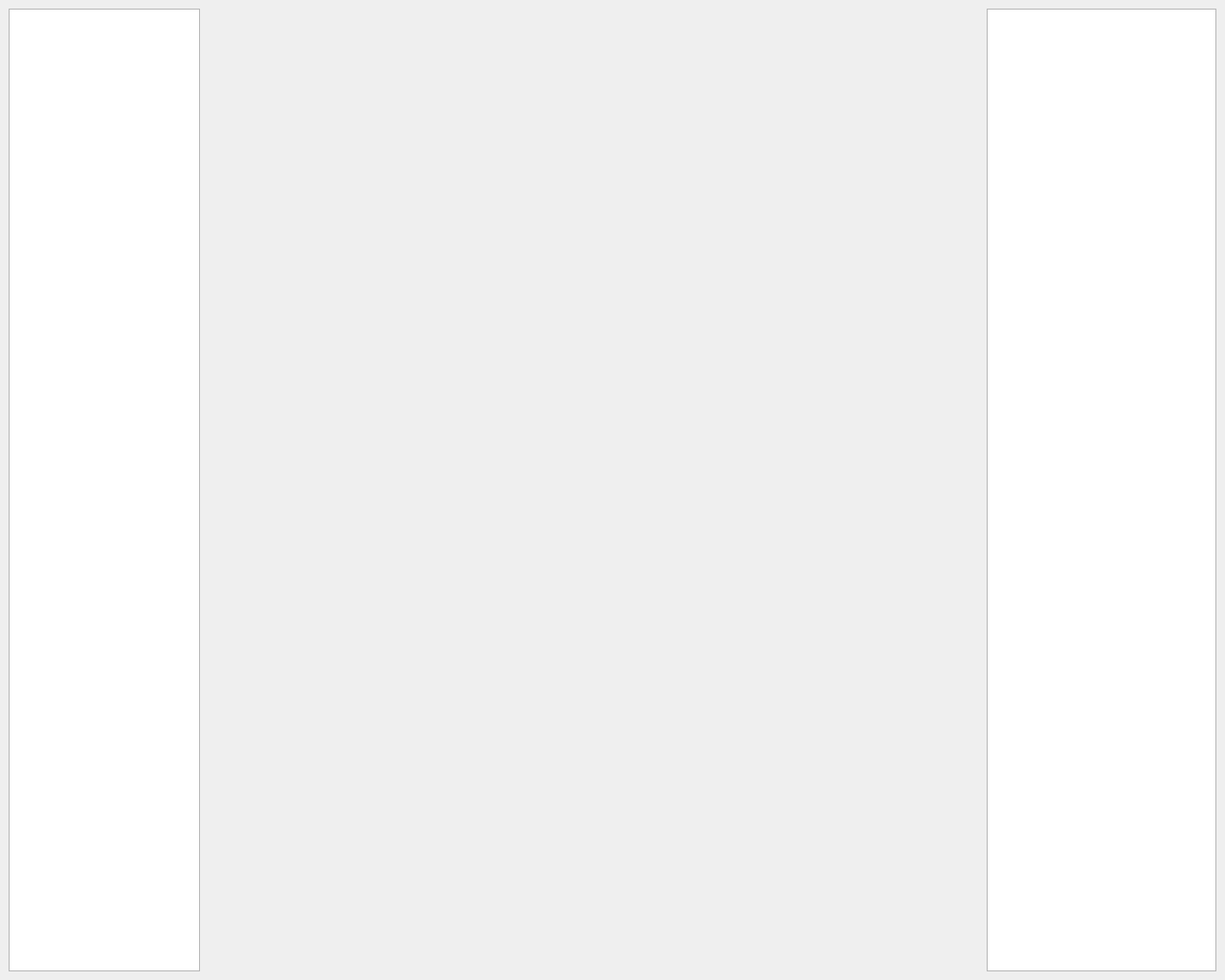
<?xml version="1.0" encoding="UTF-8"?>
<ui version="4.0">
 <class>MainWindow</class>
 <widget class="QMainWindow" name="MainWindow">
  <property name="geometry">
   <rect>
    <x>0</x>
    <y>0</y>
    <width>1280</width>
    <height>1024</height>
   </rect>
  </property>
  <property name="windowTitle">
   <string>MainWindow</string>
  </property>
  <widget class="QWidget" name="centralWidget">
   <property name="sizePolicy">
    <sizepolicy hsizetype="Minimum" vsizetype="Minimum">
     <horstretch>0</horstretch>
     <verstretch>0</verstretch>
    </sizepolicy>
   </property>
   <layout class="QHBoxLayout" name="horizontalLayout">
    <item>
     <widget class="QTreeWidget" name="treeWidget">
      <property name="maximumSize">
       <size>
        <width>200</width>
        <height>16777215</height>
       </size>
      </property>
      <attribute name="headerVisible">
       <bool>false</bool>
      </attribute>
      <column>
       <property name="text">
        <string notr="true">1</string>
       </property>
      </column>
     </widget>
    </item>
    <item>
     <widget class="QLabel" name="label">
      <property name="text">
       <string/>
      </property>
     </widget>
    </item>
    <item>
     <widget class="QTableWidget" name="tableWidget">
      <property name="maximumSize">
       <size>
        <width>240</width>
        <height>16777215</height>
       </size>
      </property>
     </widget>
    </item>
   </layout>
  </widget>
 </widget>
 <resources/>
 <connections/>
</ui>
